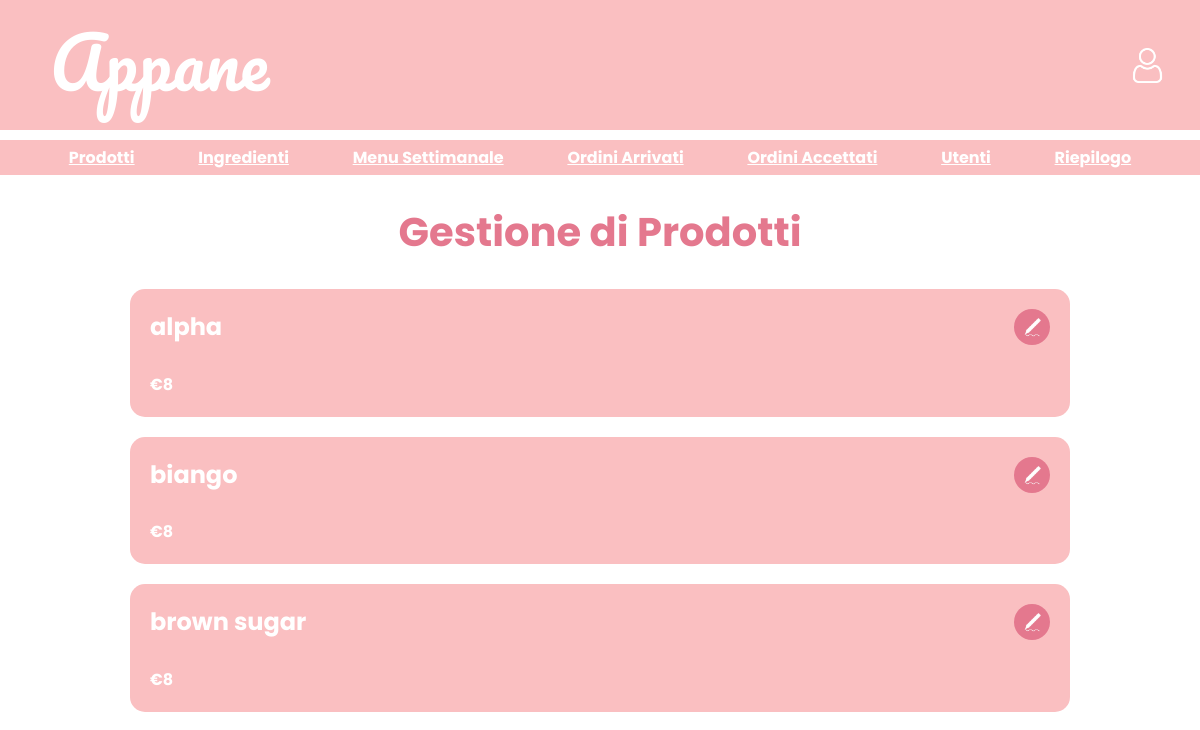
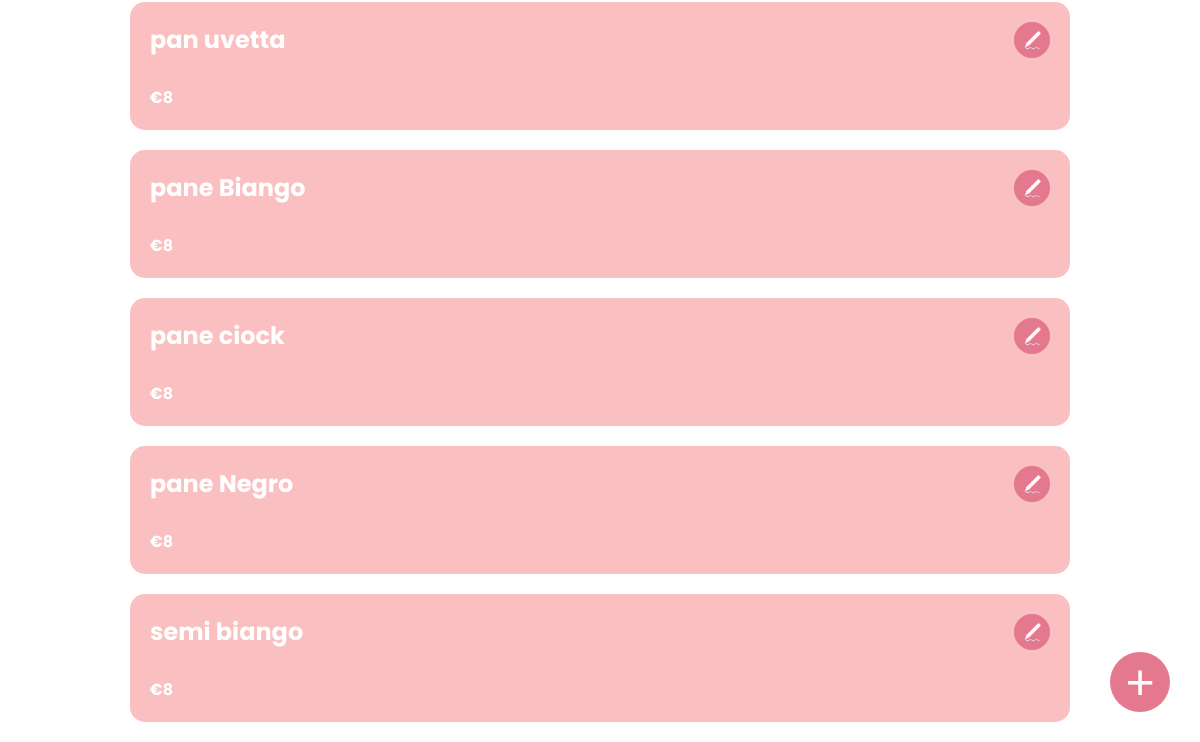
The app's page /BACK/managementProducts/managementProducts.php, older data (2 pictures, top to bottom).
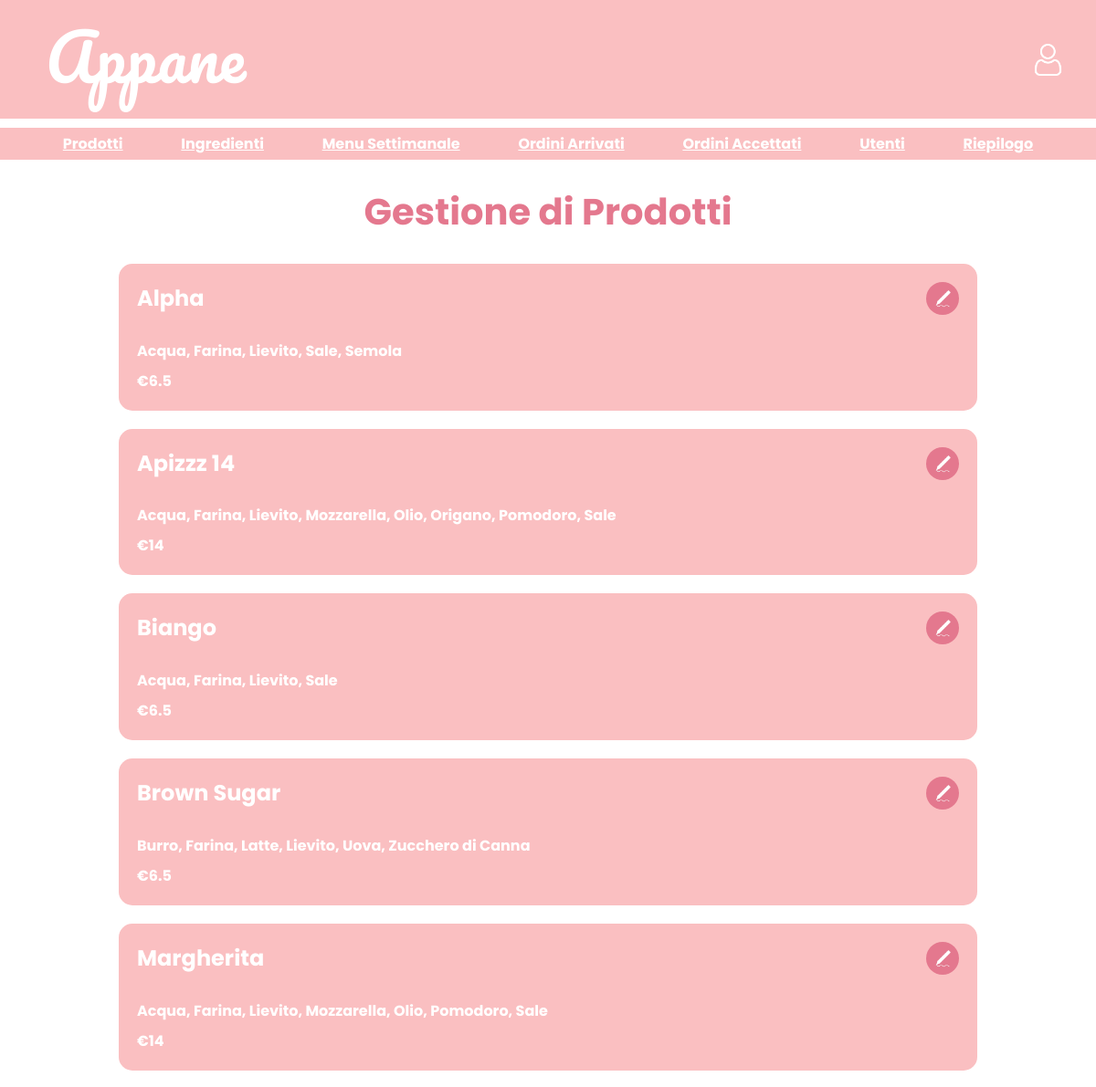
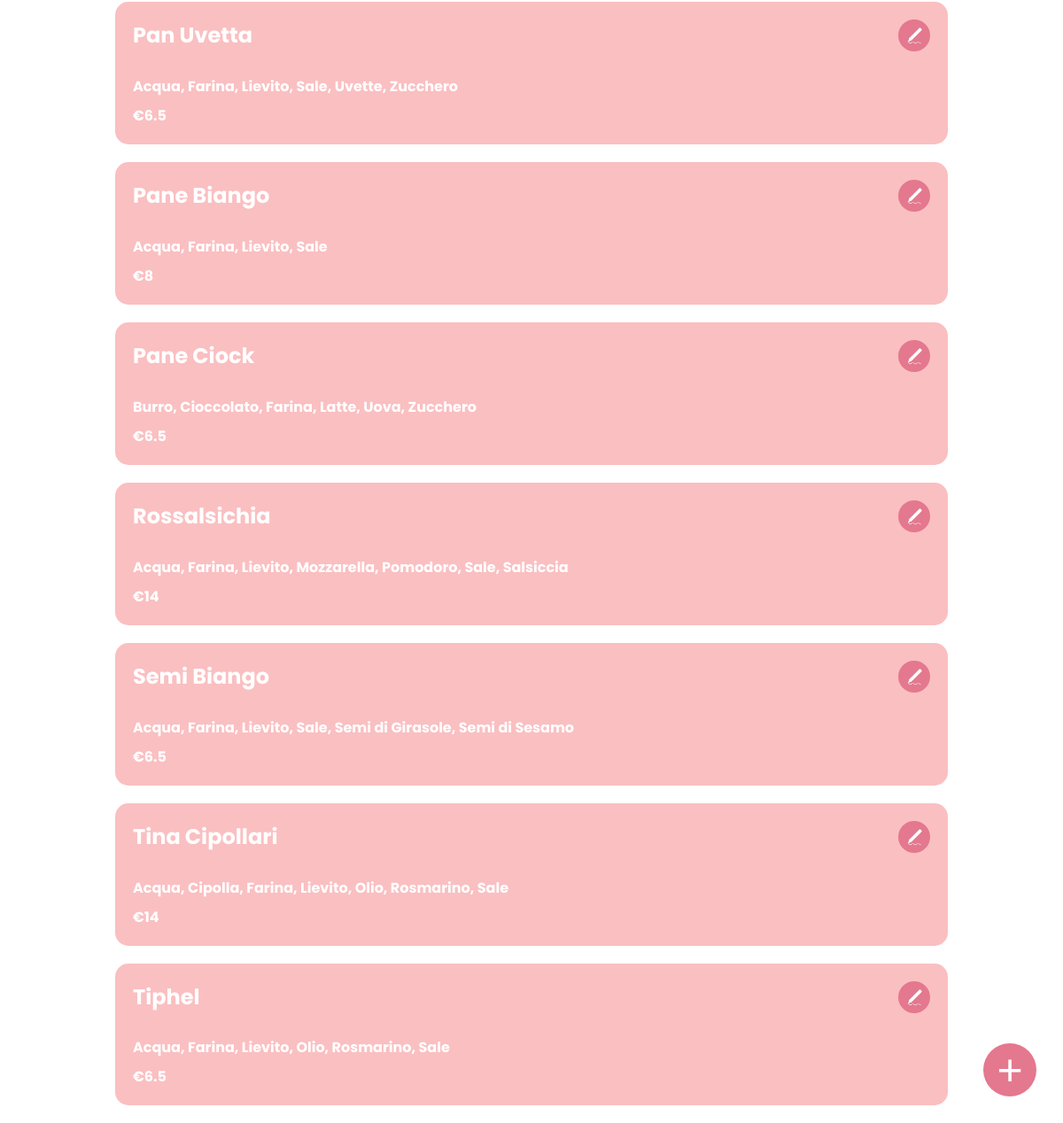
The same page, newer data (2 pictures, top to bottom).
### tables this page shows
CREATE TABLE `tprodotto` (
  `id` int(11) NOT NULL,
  `nome` varchar(255) NOT NULL,
  `prezzo` float NOT NULL
);

### BACK/managementProducts/managementProducts.php (the view, shortened to what this page needs)
<?php
require('../../includes/db.php');
include('../header.php');
function creaProd($id, $nome, $ingredienti, $prezzo)
{
    $string_ingredienti = implode(', ', $ingredienti);
    return "<div class='prodotto'>
                <div class='level'>
                    <h2>$nome</h2>
                    <button class='cart-btn' style='float: right;' title='Modifica prodotto'
                        onclick='openModal(\"modalModifyProduct.php?id=$id\")'>
                        <img src='../../grafica/img/pen.png' class='cart-icon' />
                    </button>
                </div>
                <p>$string_ingredienti</p>
                <p>€$prezzo</p>
            </div>";
}
?>
<!DOCTYPE html>
<html lang="it">
<head>
    <link rel="stylesheet" href="../../grafica/style.css?v=<?php echo time();?>">
</head>
<body>
    <div class="main-content">
        <h1>Gestione di Prodotti</h1>
        <div class="menu">
            <?php
            $sqlMenu = "SELECT id, nome, prezzo FROM tprodotto ORDER BY nome";
            $resultMenu = $conn->query($sqlMenu);
            if ($resultMenu->num_rows > 0) {
                while ($rowProd = $resultMenu->fetch_assoc()) {
                    $stmtIng = $conn->prepare("SELECT idIngrediente FROM tricetta WHERE idProdotto = ?");
                    $stmtIng->bind_param("i", $rowProd["id"]);
                    $stmtIng->execute();
                    $resultI = $stmtIng->get_result();
                    $ingredienti = [];
                    while ($rowI = $resultI->fetch_assoc()) {
                        $stmt = $conn->prepare("SELECT nome FROM tingrediente WHERE id = ?");
                        $stmt->bind_param("i", $rowI['idIngrediente']);
                        $stmt->execute();
                        $result = $stmt->get_result();
                        if($result->num_rows===1){
                            $ingredienti[] = $result->fetch_assoc()["nome"];
                        }
                    }
                    sort($ingredienti);
                    echo creaProd($rowProd["id"], $rowProd["nome"], $ingredienti,  $rowProd["prezzo"]);
                }
            } else {
                echo '<p> Per ora non ci sono prodotti salvati </p>';
            }
            ?>
        </div>
    </div>
    <button class="add-btn" title="Aggiungi prodotto" onclick="openModal('modalAddProduct.php')">+</button>
</body>
</html>

Row changes from the older to the newer data that the page shows:
removed tprodotto: nome "alpha", prezzo "8"
removed tprodotto: nome "biango", prezzo "8"
removed tprodotto: nome "brown sugar", prezzo "8"
removed tprodotto: nome "pan uvetta", prezzo "8"
removed tprodotto: nome "pane Biango", prezzo "8"
removed tprodotto: nome "pane ciock", prezzo "8"
removed tprodotto: nome "pane Negro", prezzo "8"
removed tprodotto: nome "semi biango", prezzo "8"
added tprodotto: nome "Alpha", string_ingredienti "Acqua, Farina, Lievito, Sale, Semola", prezzo "6.5"
added tprodotto: nome "Apizzz 14", string_ingredienti "Acqua, Farina, Lievito, Mozzarella, Olio, Origano, Pomodoro, Sale", prezzo "14"
added tprodotto: nome "Biango", string_ingredienti "Acqua, Farina, Lievito, Sale", prezzo "6.5"
added tprodotto: nome "Brown Sugar", string_ingredienti "Burro, Farina, Latte, Lievito, Uova, Zucchero di Canna", prezzo "6.5"
added tprodotto: nome "Margherita", string_ingredienti "Acqua, Farina, Lievito, Mozzarella, Olio, Pomodoro, Sale", prezzo "14"
added tprodotto: nome "Pan Uvetta", string_ingredienti "Acqua, Farina, Lievito, Sale, Uvette, Zucchero", prezzo "6.5"
added tprodotto: nome "Pane Biango", string_ingredienti "Acqua, Farina, Lievito, Sale", prezzo "8"
added tprodotto: nome "Pane Ciock", string_ingredienti "Burro, Cioccolato, Farina, Latte, Uova, Zucchero", prezzo "6.5"
added tprodotto: nome "Rossalsichia", string_ingredienti "Acqua, Farina, Lievito, Mozzarella, Pomodoro, Sale, Salsiccia", prezzo "14"
added tprodotto: nome "Semi Biango", string_ingredienti "Acqua, Farina, Lievito, Sale, Semi di Girasole, Semi di Sesamo", prezzo "6.5"
added tprodotto: nome "Tina Cipollari", string_ingredienti "Acqua, Cipolla, Farina, Lievito, Olio, Rosmarino, Sale", prezzo "14"
added tprodotto: nome "Tiphel", string_ingredienti "Acqua, Farina, Lievito, Olio, Rosmarino, Sale", prezzo "6.5"
